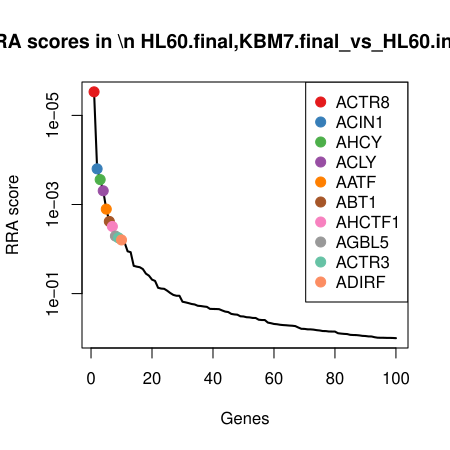

The script that drew this image:
pdf(file='output.pdf',width=4.5,height=4.5);
gstable=read.table('output.gene_summary.txt',header=T)
# 
#
# parameters
# Do not modify the variables beginning with "__"

# gstablename='__GENE_SUMMARY_FILE__'
startindex=3
# outputfile='__OUTPUT_FILE__'
targetgenelist=c("ACTR8","ACIN1","AHCY","ACLY","AATF","ABT1","AHCTF1","AGBL5","ACTR3","ADIRF")
# samplelabel=sub('.\\w+.\\w+$','',colnames(gstable)[startindex]);
samplelabel='HL60.final,KBM7.final_vs_HL60.initial,KBM7.initial neg.'


# You need to write some codes in front of this code:
# gstable=read.table(gstablename,header=T)
# pdf(file=outputfile,width=6,height=6)


# set up color using RColorBrewer
#library(RColorBrewer)
#colors <- brewer.pal(length(targetgenelist), "Set1")

colors=c( "#E41A1C", "#377EB8", "#4DAF4A", "#984EA3", "#FF7F00",  "#A65628", "#F781BF",
          "#999999", "#66C2A5", "#FC8D62", "#8DA0CB", "#E78AC3", "#A6D854", "#FFD92F", "#E5C494", "#B3B3B3", 
          "#8DD3C7", "#FFFFB3", "#BEBADA", "#FB8072", "#80B1D3", "#FDB462", "#B3DE69", "#FCCDE5",
          "#D9D9D9", "#BC80BD", "#CCEBC5", "#FFED6F")

######
# function definition

plotrankedvalues<-function(val, tglist, ...){
  
  plot(val,log='y',ylim=c(max(val),min(val)),type='l',lwd=2, ...)
  if(length(tglist)>0){
    for(i in 1:length(tglist)){
      targetgene=tglist[i];
      tx=which(names(val)==targetgene);ty=val[targetgene];
      points(tx,ty,col=colors[(i %% length(colors)) ],cex=2,pch=20)
      # text(tx+50,ty,targetgene,col=colors[i])
    }
    legend('topright',tglist,pch=20,pt.cex = 2,cex=1,col=colors)
  }
}



plotrandvalues<-function(val,targetgenelist, ...){
  # choose the one with the best distance distribution
  
  mindiffvalue=0;
  randval=val;
  for(i in 1:20){
    randval0=sample(val)
    vindex=sort(which(names(randval0) %in% targetgenelist))
    if(max(vindex)>0.9*length(val)){
      # print('pass...')
      next;
    }
    mindiffind=min(diff(vindex));
    if (mindiffind > mindiffvalue){
      mindiffvalue=mindiffind;
      randval=randval0;
      # print(paste('Diff: ',mindiffvalue))
    }
  }
  plot(randval,log='y',ylim=c(max(randval),min(randval)),pch=20,col='grey', ...)
  
  if(length(targetgenelist)>0){
    for(i in 1:length(targetgenelist)){
      targetgene=targetgenelist[i];
      tx=which(names(randval)==targetgene);ty=randval[targetgene];
      points(tx,ty,col=colors[(i %% length(colors)) ],cex=2,pch=20)
      text(tx+50,ty,targetgene,col=colors[i])
    }
  }
  
}




# set.seed(1235)



pvec=gstable[,startindex]
names(pvec)=gstable[,'id']
pvec=sort(pvec);

plotrankedvalues(pvec,targetgenelist,xlab='Genes',ylab='RRA score',main=paste('Distribution of RRA scores in \\n',samplelabel))

# plotrandvalues(pvec,targetgenelist,xlab='Genes',ylab='RRA score',main=paste('Distribution of RRA scores in \\n',samplelabel))


pvec=gstable[,startindex+1]
names(pvec)=gstable[,'id']
pvec=sort(pvec);

plotrankedvalues(pvec,targetgenelist,xlab='Genes',ylab='p value',main=paste('Distribution of p values in \\n',samplelabel))

# plotrandvalues(pvec,targetgenelist,xlab='Genes',ylab='p value',main=paste('Distribution of p values in \\n',samplelabel))



# you need to write after this code:
# dev.off()






# parameters
# Do not modify the variables beginning with "__"
targetmat=list(c(2484.0819660289676,2349.578527705573,2172.7843657481662,910.9126552363929),c(992.1629154257711,1005.1862786707138,743.8190381001997,200.26346063614164),c(1267.0287897733551,1156.1418152202027,251.09412821363824,42.34141739164138),c(1500.738276518092,1315.977089213779,800.5991173444897,1476.2277955464156),c(1925.5309914189038,2054.7712445618654,194.94493873872918,235.16652091844063),c(351.29916561001374,781.4168950797068,227.75120674654121,624.2498158686586),c(1719.74905340467,1006.9622261595313,356.45271970026533,222.0063506480656),c(903.9706562768137,1445.6212558974576,1482.5909580453515,1055.1023468944147),c(651.152846716469,1081.552020689867,576.0023594448536,1072.2677863775127),c(285.1549712482957,408.46792242802854,99.0496937928171,44.630142656054424))
targetgene="ACTR8"
collabel=c("HL60.initial","KBM7.initial","HL60.final","KBM7.final")

# set up color using RColorBrewer
#library(RColorBrewer)
#colors <- brewer.pal(length(targetgenelist), "Set1")

colors=c( "#E41A1C", "#377EB8", "#4DAF4A", "#984EA3", "#FF7F00",  "#A65628", "#F781BF",
          "#999999", "#66C2A5", "#FC8D62", "#8DA0CB", "#E78AC3", "#A6D854", "#FFD92F", "#E5C494", "#B3B3B3", 
          "#8DD3C7", "#FFFFB3", "#BEBADA", "#FB8072", "#80B1D3", "#FDB462", "#B3DE69", "#FCCDE5",
          "#D9D9D9", "#BC80BD", "#CCEBC5", "#FFED6F")


## code

targetmatvec=unlist(targetmat)+1
yrange=range(targetmatvec[targetmatvec>0]);
# yrange[1]=1; # set the minimum value to 1
for(i in 1:length(targetmat)){
  vali=targetmat[[i]]+1;
  if(i==1){
    plot(1:length(vali),vali,type='b',las=1,pch=20,main=paste('sgRNAs in',targetgene),ylab='Read counts',xlab='Samples',xlim=c(0.7,length(vali)+0.3),ylim = yrange,col=colors[(i %% length(colors))],xaxt='n',log='y')
    axis(1,at=1:length(vali),labels=(collabel),las=2)
    # lines(0:100,rep(1,101),col='black');
  }else{
    lines(1:length(vali),vali,type='b',pch=20,col=colors[(i %% length(colors))])
  }
}




# parameters
# Do not modify the variables beginning with "__"
targetmat=list(c(561.4907165816957,824.0396348113272,428.37415340969943,579.047491896501),c(3424.79939695118,3818.2871009576584,1992.3498917052,690.0506672205338),c(846.6456878299913,985.6508562937211,335.0024675413113,415.97581680707134),c(2432.636481525409,2122.257249136931,1067.465489792653,155.6333179800872),c(1308.1851773762019,2186.1913587343615,1482.5909580453515,997.3120339679854),c(405.68439208520414,268.16807081144486,170.34023773287015,109.85881269182627),c(640.8637498157573,559.4234589775174,711.6436598617687,632.2603542941043),c(946.5969148654764,470.6260845366416,663.0651476194316,457.74505288260946),c(246.9383256170808,177.59474888175154,28.39003962214503,0.0),c(568.8400715107754,612.7018836420428,564.0154538266146,270.64176251684285))
targetgene="ACIN1"
collabel=c("HL60.initial","KBM7.initial","HL60.final","KBM7.final")

# set up color using RColorBrewer
#library(RColorBrewer)
#colors <- brewer.pal(length(targetgenelist), "Set1")

colors=c( "#E41A1C", "#377EB8", "#4DAF4A", "#984EA3", "#FF7F00",  "#A65628", "#F781BF",
          "#999999", "#66C2A5", "#FC8D62", "#8DA0CB", "#E78AC3", "#A6D854", "#FFD92F", "#E5C494", "#B3B3B3", 
          "#8DD3C7", "#FFFFB3", "#BEBADA", "#FB8072", "#80B1D3", "#FDB462", "#B3DE69", "#FCCDE5",
          "#D9D9D9", "#BC80BD", "#CCEBC5", "#FFED6F")


## code

targetmatvec=unlist(targetmat)+1
yrange=range(targetmatvec[targetmatvec>0]);
# yrange[1]=1; # set the minimum value to 1
for(i in 1:length(targetmat)){
  vali=targetmat[[i]]+1;
  if(i==1){
    plot(1:length(vali),vali,type='b',las=1,pch=20,main=paste('sgRNAs in',targetgene),ylab='Read counts',xlab='Samples',xlim=c(0.7,length(vali)+0.3),ylim = yrange,col=colors[(i %% length(colors))],xaxt='n',log='y')
    axis(1,at=1:length(vali),labels=(collabel),las=2)
    # lines(0:100,rep(1,101),col='black');
  }else{
    lines(1:length(vali),vali,type='b',pch=20,col=colors[(i %% length(colors))])
  }
}




# parameters
# Do not modify the variables beginning with "__"
targetmat=list(c(301.3235520922712,657.1005708624807,228.38209651592223,137.32351586478285),c(1142.0897559789987,1099.311495578042,112.92926871919911,100.70391163417409),c(789.3207193831689,671.3081507730209,723.6305654800077,588.7745742702564),c(392.45555321286054,412.0198174056636,334.37157777193033,213.99581222261992),c(2009.3136376104133,2235.917888421252,2437.1271791188055,1937.9781176417478),c(1071.5359486598327,406.69197493921104,645.4002340767636,349.602784139093),c(61.7345814042702,218.44154112455442,614.4866353770946,452.5954210376801),c(651.152846716469,879.0940069646701,237.21455328725622,18.88198343140764),c(1625.6773103124485,1410.1023061211074,2146.286995434164,1986.613529510525),c(1053.8974968300413,882.6459019423052,106.6203710253891,105.85354347910344))
targetgene="AHCY"
collabel=c("HL60.initial","KBM7.initial","HL60.final","KBM7.final")

# set up color using RColorBrewer
#library(RColorBrewer)
#colors <- brewer.pal(length(targetgenelist), "Set1")

colors=c( "#E41A1C", "#377EB8", "#4DAF4A", "#984EA3", "#FF7F00",  "#A65628", "#F781BF",
          "#999999", "#66C2A5", "#FC8D62", "#8DA0CB", "#E78AC3", "#A6D854", "#FFD92F", "#E5C494", "#B3B3B3", 
          "#8DD3C7", "#FFFFB3", "#BEBADA", "#FB8072", "#80B1D3", "#FDB462", "#B3DE69", "#FCCDE5",
          "#D9D9D9", "#BC80BD", "#CCEBC5", "#FFED6F")


## code

targetmatvec=unlist(targetmat)+1
yrange=range(targetmatvec[targetmatvec>0]);
# yrange[1]=1; # set the minimum value to 1
for(i in 1:length(targetmat)){
  vali=targetmat[[i]]+1;
  if(i==1){
    plot(1:length(vali),vali,type='b',las=1,pch=20,main=paste('sgRNAs in',targetgene),ylab='Read counts',xlab='Samples',xlim=c(0.7,length(vali)+0.3),ylim = yrange,col=colors[(i %% length(colors))],xaxt='n',log='y')
    axis(1,at=1:length(vali),labels=(collabel),las=2)
    # lines(0:100,rep(1,101),col='black');
  }else{
    lines(1:length(vali),vali,type='b',pch=20,col=colors[(i %% length(colors))])
  }
}




# parameters
# Do not modify the variables beginning with "__"
targetmat=list(c(1268.498660759171,1411.8782536099247,1136.2324746551822,603.6512884889412),c(327.78122983695846,454.642557137284,51.73296108924205,24.031615276336996),c(132.28838872343613,241.5288584791821,123.02350502929512,65.80085135187511),c(495.34652221997754,586.0626713097802,279.4841678357833,243.74924065998954),c(1009.8013672555626,1102.8633905556771,1237.174837756142,1004.7503910773278),c(877.5129785321263,715.7068379934587,538.1489732819936,594.496387431289),c(1594.8100196103135,1108.1912330221296,605.6541786057605,127.59643349102738),c(314.5523909646148,252.1845434120872,88.95545748272109,359.9020478289517),c(512.984974049769,269.94401830026237,205.67006481820619,126.45207085882086),c(761.3931706526657,475.9539270030942,559.5992254409475,596.7851126957021))
targetgene="ACLY"
collabel=c("HL60.initial","KBM7.initial","HL60.final","KBM7.final")

# set up color using RColorBrewer
#library(RColorBrewer)
#colors <- brewer.pal(length(targetgenelist), "Set1")

colors=c( "#E41A1C", "#377EB8", "#4DAF4A", "#984EA3", "#FF7F00",  "#A65628", "#F781BF",
          "#999999", "#66C2A5", "#FC8D62", "#8DA0CB", "#E78AC3", "#A6D854", "#FFD92F", "#E5C494", "#B3B3B3", 
          "#8DD3C7", "#FFFFB3", "#BEBADA", "#FB8072", "#80B1D3", "#FDB462", "#B3DE69", "#FCCDE5",
          "#D9D9D9", "#BC80BD", "#CCEBC5", "#FFED6F")


## code

targetmatvec=unlist(targetmat)+1
yrange=range(targetmatvec[targetmatvec>0]);
# yrange[1]=1; # set the minimum value to 1
for(i in 1:length(targetmat)){
  vali=targetmat[[i]]+1;
  if(i==1){
    plot(1:length(vali),vali,type='b',las=1,pch=20,main=paste('sgRNAs in',targetgene),ylab='Read counts',xlab='Samples',xlim=c(0.7,length(vali)+0.3),ylim = yrange,col=colors[(i %% length(colors))],xaxt='n',log='y')
    axis(1,at=1:length(vali),labels=(collabel),las=2)
    # lines(0:100,rep(1,101),col='black');
  }else{
    lines(1:length(vali),vali,type='b',pch=20,col=colors[(i %% length(colors))])
  }
}




# parameters
# Do not modify the variables beginning with "__"
targetmat=list(c(659.9720726313648,809.832054900787,880.7221180558769,802.1982051767731),c(724.6463960072668,1086.8798631563195,695.2405258578626,307.26136674745163),c(836.3565909292796,1289.3378768815162,468.75109865008346,177.94838930811443),c(367.46774645398926,571.85509139924,300.30353022535627,116.72498848506541),c(518.8644579930328,632.2373060190355,627.7353205340956,308.9779106957614),c(405.68439208520414,259.28833336735727,324.27734146183434,166.5047629860492),c(2096.0360257735547,1960.6460276545372,1573.4390848362154,629.9716290296913),c(277.8056163192159,435.1071347602913,182.32714335110919,0.0),c(995.1026573974029,477.7298744919117,728.0467938656747,275.21921304566894),c(2185.6981559083283,1482.9161531626255,1741.8866532609427,1862.4501839161173))
targetgene="AATF"
collabel=c("HL60.initial","KBM7.initial","HL60.final","KBM7.final")

# set up color using RColorBrewer
#library(RColorBrewer)
#colors <- brewer.pal(length(targetgenelist), "Set1")

colors=c( "#E41A1C", "#377EB8", "#4DAF4A", "#984EA3", "#FF7F00",  "#A65628", "#F781BF",
          "#999999", "#66C2A5", "#FC8D62", "#8DA0CB", "#E78AC3", "#A6D854", "#FFD92F", "#E5C494", "#B3B3B3", 
          "#8DD3C7", "#FFFFB3", "#BEBADA", "#FB8072", "#80B1D3", "#FDB462", "#B3DE69", "#FCCDE5",
          "#D9D9D9", "#BC80BD", "#CCEBC5", "#FFED6F")


## code

targetmatvec=unlist(targetmat)+1
yrange=range(targetmatvec[targetmatvec>0]);
# yrange[1]=1; # set the minimum value to 1
for(i in 1:length(targetmat)){
  vali=targetmat[[i]]+1;
  if(i==1){
    plot(1:length(vali),vali,type='b',las=1,pch=20,main=paste('sgRNAs in',targetgene),ylab='Read counts',xlab='Samples',xlim=c(0.7,length(vali)+0.3),ylim = yrange,col=colors[(i %% length(colors))],xaxt='n',log='y')
    axis(1,at=1:length(vali),labels=(collabel),las=2)
    # lines(0:100,rep(1,101),col='black');
  }else{
    lines(1:length(vali),vali,type='b',pch=20,col=colors[(i %% length(colors))])
  }
}




# parameters
# Do not modify the variables beginning with "__"
targetmat=list(c(487.9971672908978,367.6211301852257,312.2904358435953,441.15179471561487),c(358.6485205390935,394.2603425174884,593.0363832181406,268.35303725242983),c(1743.266989177725,1980.1814500315297,837.1907239685878,281.5132075228048),c(1597.7497615819454,1465.1566782744503,1065.57282048451,992.7345834391593),c(119.05954985109253,378.2768151181308,185.48159219801417,128.7407961232339),c(986.2834314825072,745.8979453033566,328.0626800781203,302.11173490252224),c(523.2740709504807,694.3954681276485,336.89513684945433,597.9294753279087),c(1562.4728579223624,763.6574201915316,422.0652557158894,220.28980669975581),c(30.8672907021351,179.37069637056908,238.47633282601822,184.81456510135357),c(339.5401977234861,447.5387671820139,310.3977665354523,205.98527379717427))
targetgene="ABT1"
collabel=c("HL60.initial","KBM7.initial","HL60.final","KBM7.final")

# set up color using RColorBrewer
#library(RColorBrewer)
#colors <- brewer.pal(length(targetgenelist), "Set1")

colors=c( "#E41A1C", "#377EB8", "#4DAF4A", "#984EA3", "#FF7F00",  "#A65628", "#F781BF",
          "#999999", "#66C2A5", "#FC8D62", "#8DA0CB", "#E78AC3", "#A6D854", "#FFD92F", "#E5C494", "#B3B3B3", 
          "#8DD3C7", "#FFFFB3", "#BEBADA", "#FB8072", "#80B1D3", "#FDB462", "#B3DE69", "#FCCDE5",
          "#D9D9D9", "#BC80BD", "#CCEBC5", "#FFED6F")


## code

targetmatvec=unlist(targetmat)+1
yrange=range(targetmatvec[targetmatvec>0]);
# yrange[1]=1; # set the minimum value to 1
for(i in 1:length(targetmat)){
  vali=targetmat[[i]]+1;
  if(i==1){
    plot(1:length(vali),vali,type='b',las=1,pch=20,main=paste('sgRNAs in',targetgene),ylab='Read counts',xlab='Samples',xlim=c(0.7,length(vali)+0.3),ylim = yrange,col=colors[(i %% length(colors))],xaxt='n',log='y')
    axis(1,at=1:length(vali),labels=(collabel),las=2)
    # lines(0:100,rep(1,101),col='black');
  }else{
    lines(1:length(vali),vali,type='b',pch=20,col=colors[(i %% length(colors))])
  }
}




# parameters
# Do not modify the variables beginning with "__"
targetmat=list(c(196.96271209933826,301.9110730989776,423.9579250240324,34.33087896619571),c(1106.8128523194157,1056.6887558464218,1743.1484327997048,807.3478370217025),c(748.1643317803222,488.3855594248168,239.73811236478022,477.77139894622366),c(1095.053884432888,882.6459019423052,837.8216137379688,365.05167967388104),c(677.6105244611563,316.11865300951774,613.8557456077136,819.3636446598709),c(1078.8853035889126,1609.008424868669,348.88204246769334,193.96946615900578),c(1437.533824128006,1095.759600600407,320.4920028455483,161.35513114111984),c(845.1758168441753,660.6524658401157,541.3034221288985,640.8430740356532),c(551.2016196809839,740.570102836904,1103.42620664737,622.5332719203489),c(601.1772331987264,900.4053768304803,735.6174710982467,754.1349746240991))
targetgene="AHCTF1"
collabel=c("HL60.initial","KBM7.initial","HL60.final","KBM7.final")

# set up color using RColorBrewer
#library(RColorBrewer)
#colors <- brewer.pal(length(targetgenelist), "Set1")

colors=c( "#E41A1C", "#377EB8", "#4DAF4A", "#984EA3", "#FF7F00",  "#A65628", "#F781BF",
          "#999999", "#66C2A5", "#FC8D62", "#8DA0CB", "#E78AC3", "#A6D854", "#FFD92F", "#E5C494", "#B3B3B3", 
          "#8DD3C7", "#FFFFB3", "#BEBADA", "#FB8072", "#80B1D3", "#FDB462", "#B3DE69", "#FCCDE5",
          "#D9D9D9", "#BC80BD", "#CCEBC5", "#FFED6F")


## code

targetmatvec=unlist(targetmat)+1
yrange=range(targetmatvec[targetmatvec>0]);
# yrange[1]=1; # set the minimum value to 1
for(i in 1:length(targetmat)){
  vali=targetmat[[i]]+1;
  if(i==1){
    plot(1:length(vali),vali,type='b',las=1,pch=20,main=paste('sgRNAs in',targetgene),ylab='Read counts',xlab='Samples',xlim=c(0.7,length(vali)+0.3),ylim = yrange,col=colors[(i %% length(colors))],xaxt='n',log='y')
    axis(1,at=1:length(vali),labels=(collabel),las=2)
    # lines(0:100,rep(1,101),col='black');
  }else{
    lines(1:length(vali),vali,type='b',pch=20,col=colors[(i %% length(colors))])
  }
}




# parameters
# Do not modify the variables beginning with "__"
targetmat=list(c(640.8637498157573,602.0461987091378,307.2433176885473,192.82510352679924),c(354.23890758164566,280.5997032331675,204.4082852794442,275.79139436177223),c(779.0316224824572,932.3724316291956,778.5179754161547,905.1908420753603),c(624.6951689717818,554.0956165110648,370.96318439602834,558.4489645167836),c(1133.270530064103,1394.1187787217498,639.0913363829536,1131.2024619361487),c(423.32284391499564,412.0198174056636,224.59675789963623,426.84726181303336),c(296.91393913482335,829.3674772777797,489.5704610396565,1233.0507362025292),c(684.959879390236,546.9918265557948,394.30610586312537,566.4595029422292),c(440.96129574478715,630.461358530218,434.6830511035094,457.1728715665062),c(1108.2827233052317,1969.5257650986248,1066.2037102538911,1333.7546478367033))
targetgene="AGBL5"
collabel=c("HL60.initial","KBM7.initial","HL60.final","KBM7.final")

# set up color using RColorBrewer
#library(RColorBrewer)
#colors <- brewer.pal(length(targetgenelist), "Set1")

colors=c( "#E41A1C", "#377EB8", "#4DAF4A", "#984EA3", "#FF7F00",  "#A65628", "#F781BF",
          "#999999", "#66C2A5", "#FC8D62", "#8DA0CB", "#E78AC3", "#A6D854", "#FFD92F", "#E5C494", "#B3B3B3", 
          "#8DD3C7", "#FFFFB3", "#BEBADA", "#FB8072", "#80B1D3", "#FDB462", "#B3DE69", "#FCCDE5",
          "#D9D9D9", "#BC80BD", "#CCEBC5", "#FFED6F")


## code

targetmatvec=unlist(targetmat)+1
yrange=range(targetmatvec[targetmatvec>0]);
# yrange[1]=1; # set the minimum value to 1
for(i in 1:length(targetmat)){
  vali=targetmat[[i]]+1;
  if(i==1){
    plot(1:length(vali),vali,type='b',las=1,pch=20,main=paste('sgRNAs in',targetgene),ylab='Read counts',xlab='Samples',xlim=c(0.7,length(vali)+0.3),ylim = yrange,col=colors[(i %% length(colors))],xaxt='n',log='y')
    axis(1,at=1:length(vali),labels=(collabel),las=2)
    # lines(0:100,rep(1,101),col='black');
  }else{
    lines(1:length(vali),vali,type='b',pch=20,col=colors[(i %% length(colors))])
  }
}




# parameters
# Do not modify the variables beginning with "__"
targetmat=list(c(1024.500077113722,1362.1517239230343,883.8765669027819,396.52165205956044),c(1147.9692399222624,1046.0330709135167,811.3242434239668,186.53110904966337),c(1317.0044032910976,1179.2291325748304,1340.6407599346262,1059.1076161071376),c(895.1514303619178,824.0396348113272,700.2876440129107,571.0369534710553),c(952.4763988087402,1093.9836531115895,1239.067507064285,1457.9179934311112),c(770.2123965675615,548.7677740446123,752.6514948715337,367.91258625439735),c(85.25251717732552,635.7892009966705,181.0653638123472,624.2498158686586),c(721.706654035635,768.9852626579842,584.8348162161876,888.5975839083657),c(542.3823937660882,776.0890526132542,418.2799170996034,466.89995394026164),c(2170.9994460501684,2250.125468331792,1406.2532959502503,1163.8167969540345))
targetgene="ACTR3"
collabel=c("HL60.initial","KBM7.initial","HL60.final","KBM7.final")

# set up color using RColorBrewer
#library(RColorBrewer)
#colors <- brewer.pal(length(targetgenelist), "Set1")

colors=c( "#E41A1C", "#377EB8", "#4DAF4A", "#984EA3", "#FF7F00",  "#A65628", "#F781BF",
          "#999999", "#66C2A5", "#FC8D62", "#8DA0CB", "#E78AC3", "#A6D854", "#FFD92F", "#E5C494", "#B3B3B3", 
          "#8DD3C7", "#FFFFB3", "#BEBADA", "#FB8072", "#80B1D3", "#FDB462", "#B3DE69", "#FCCDE5",
          "#D9D9D9", "#BC80BD", "#CCEBC5", "#FFED6F")


## code

targetmatvec=unlist(targetmat)+1
yrange=range(targetmatvec[targetmatvec>0]);
# yrange[1]=1; # set the minimum value to 1
for(i in 1:length(targetmat)){
  vali=targetmat[[i]]+1;
  if(i==1){
    plot(1:length(vali),vali,type='b',las=1,pch=20,main=paste('sgRNAs in',targetgene),ylab='Read counts',xlab='Samples',xlim=c(0.7,length(vali)+0.3),ylim = yrange,col=colors[(i %% length(colors))],xaxt='n',log='y')
    axis(1,at=1:length(vali),labels=(collabel),las=2)
    # lines(0:100,rep(1,101),col='black');
  }else{
    lines(1:length(vali),vali,type='b',pch=20,col=colors[(i %% length(colors))])
  }
}




# parameters
# Do not modify the variables beginning with "__"
targetmat=list(c(492.4067802483456,221.99343610218943,309.7668767660713,102.99263689858714),c(243.9985836454489,239.7529109903646,130.59418226186713,174.51530141149487),c(734.9354929079785,673.0840982618383,620.7955330709046,470.9052231529845),c(1074.4756906314647,950.1319065173708,1100.902647569846,743.8357109342404),c(702.5983312200275,1010.5141211371663,1291.4313579229083,1017.3383800315995),c(1647.7253750996879,760.1055252138966,685.7771793171477,608.2287390177673),c(951.0065278229242,864.8864270541301,606.9159581445226,769.0116888427839),c(435.0818118015233,435.1071347602913,275.69882921949727,339.8757017653375),c(89.66213013477338,209.56180368046682,208.8245136651112,304.4004601669353),c(1328.7633711776252,1571.7135276035012,1122.983789498181,1356.6419004808338))
targetgene="ADIRF"
collabel=c("HL60.initial","KBM7.initial","HL60.final","KBM7.final")

# set up color using RColorBrewer
#library(RColorBrewer)
#colors <- brewer.pal(length(targetgenelist), "Set1")

colors=c( "#E41A1C", "#377EB8", "#4DAF4A", "#984EA3", "#FF7F00",  "#A65628", "#F781BF",
          "#999999", "#66C2A5", "#FC8D62", "#8DA0CB", "#E78AC3", "#A6D854", "#FFD92F", "#E5C494", "#B3B3B3", 
          "#8DD3C7", "#FFFFB3", "#BEBADA", "#FB8072", "#80B1D3", "#FDB462", "#B3DE69", "#FCCDE5",
          "#D9D9D9", "#BC80BD", "#CCEBC5", "#FFED6F")


## code

targetmatvec=unlist(targetmat)+1
yrange=range(targetmatvec[targetmatvec>0]);
# yrange[1]=1; # set the minimum value to 1
for(i in 1:length(targetmat)){
  vali=targetmat[[i]]+1;
  if(i==1){
    plot(1:length(vali),vali,type='b',las=1,pch=20,main=paste('sgRNAs in',targetgene),ylab='Read counts',xlab='Samples',xlim=c(0.7,length(vali)+0.3),ylim = yrange,col=colors[(i %% length(colors))],xaxt='n',log='y')
    axis(1,at=1:length(vali),labels=(collabel),las=2)
    # lines(0:100,rep(1,101),col='black');
  }else{
    lines(1:length(vali),vali,type='b',pch=20,col=colors[(i %% length(colors))])
  }
}



# 
#
# parameters
# Do not modify the variables beginning with "__"

# gstablename='__GENE_SUMMARY_FILE__'
startindex=9
# outputfile='__OUTPUT_FILE__'
targetgenelist=c("ACRC","AGAP3","AGTPBP1","ADCK3","ABCB8","ADNP","ADCK1","ADRBK1","ADCK4","ADRA1A")
# samplelabel=sub('.\\w+.\\w+$','',colnames(gstable)[startindex]);
samplelabel='HL60.final,KBM7.final_vs_HL60.initial,KBM7.initial pos.'


# You need to write some codes in front of this code:
# gstable=read.table(gstablename,header=T)
# pdf(file=outputfile,width=6,height=6)


# set up color using RColorBrewer
#library(RColorBrewer)
#colors <- brewer.pal(length(targetgenelist), "Set1")

colors=c( "#E41A1C", "#377EB8", "#4DAF4A", "#984EA3", "#FF7F00",  "#A65628", "#F781BF",
          "#999999", "#66C2A5", "#FC8D62", "#8DA0CB", "#E78AC3", "#A6D854", "#FFD92F", "#E5C494", "#B3B3B3", 
          "#8DD3C7", "#FFFFB3", "#BEBADA", "#FB8072", "#80B1D3", "#FDB462", "#B3DE69", "#FCCDE5",
          "#D9D9D9", "#BC80BD", "#CCEBC5", "#FFED6F")

######
# function definition

plotrankedvalues<-function(val, tglist, ...){
  
  plot(val,log='y',ylim=c(max(val),min(val)),type='l',lwd=2, ...)
  if(length(tglist)>0){
    for(i in 1:length(tglist)){
      targetgene=tglist[i];
      tx=which(names(val)==targetgene);ty=val[targetgene];
      points(tx,ty,col=colors[(i %% length(colors)) ],cex=2,pch=20)
      # text(tx+50,ty,targetgene,col=colors[i])
    }
    legend('topright',tglist,pch=20,pt.cex = 2,cex=1,col=colors)
  }
}



plotrandvalues<-function(val,targetgenelist, ...){
  # choose the one with the best distance distribution
  
  mindiffvalue=0;
  randval=val;
  for(i in 1:20){
    randval0=sample(val)
    vindex=sort(which(names(randval0) %in% targetgenelist))
    if(max(vindex)>0.9*length(val)){
      # print('pass...')
      next;
    }
    mindiffind=min(diff(vindex));
    if (mindiffind > mindiffvalue){
      mindiffvalue=mindiffind;
      randval=randval0;
      # print(paste('Diff: ',mindiffvalue))
    }
  }
  plot(randval,log='y',ylim=c(max(randval),min(randval)),pch=20,col='grey', ...)
  
  if(length(targetgenelist)>0){
    for(i in 1:length(targetgenelist)){
      targetgene=targetgenelist[i];
      tx=which(names(randval)==targetgene);ty=randval[targetgene];
      points(tx,ty,col=colors[(i %% length(colors)) ],cex=2,pch=20)
      text(tx+50,ty,targetgene,col=colors[i])
    }
  }
  
}




# set.seed(1235)



pvec=gstable[,startindex]
names(pvec)=gstable[,'id']
pvec=sort(pvec);

plotrankedvalues(pvec,targetgenelist,xlab='Genes',ylab='RRA score',main=paste('Distribution of RRA scores in \\n',samplelabel))

# plotrandvalues(pvec,targetgenelist,xlab='Genes',ylab='RRA score',main=paste('Distribution of RRA scores in \\n',samplelabel))


pvec=gstable[,startindex+1]
names(pvec)=gstable[,'id']
pvec=sort(pvec);

plotrankedvalues(pvec,targetgenelist,xlab='Genes',ylab='p value',main=paste('Distribution of p values in \\n',samplelabel))

# plotrandvalues(pvec,targetgenelist,xlab='Genes',ylab='p value',main=paste('Distribution of p values in \\n',samplelabel))



# you need to write after this code:
# dev.off()






# parameters
# Do not modify the variables beginning with "__"
targetmat=list(c(461.5394895462105,502.5931393353569,445.40817718298644,889.1697652244688),c(76.43329126242978,90.5733219296933,447.30084649112945,357.0411412484354),c(258.6972935036084,685.515730683561,533.7327448963265,560.7376897811967),c(232.23961575892122,681.9638357059259,275.69882921949727,467.47213525636494),c(1393.4376945535273,1472.2604682297203,1039.706339939889,532.7008052921368),c(2395.88970688001,2441.927797124084,2462.9936596634266,2461.5240218762324),c(495.34652221997754,605.5980936867728,1159.575396122279,1617.5565806239213),c(682.0201374186041,822.2636873225097,1572.1773052974536,1333.7546478367033),c(961.2956247236359,1097.5355480892247,959.5833392285019,905.1908420753603),c(1940.2297012770634,1289.3378768815162,942.5493154552149,1103.737758763192))
targetgene="ACRC"
collabel=c("HL60.initial","KBM7.initial","HL60.final","KBM7.final")

# set up color using RColorBrewer
#library(RColorBrewer)
#colors <- brewer.pal(length(targetgenelist), "Set1")

colors=c( "#E41A1C", "#377EB8", "#4DAF4A", "#984EA3", "#FF7F00",  "#A65628", "#F781BF",
          "#999999", "#66C2A5", "#FC8D62", "#8DA0CB", "#E78AC3", "#A6D854", "#FFD92F", "#E5C494", "#B3B3B3", 
          "#8DD3C7", "#FFFFB3", "#BEBADA", "#FB8072", "#80B1D3", "#FDB462", "#B3DE69", "#FCCDE5",
          "#D9D9D9", "#BC80BD", "#CCEBC5", "#FFED6F")


## code

targetmatvec=unlist(targetmat)+1
yrange=range(targetmatvec[targetmatvec>0]);
# yrange[1]=1; # set the minimum value to 1
for(i in 1:length(targetmat)){
  vali=targetmat[[i]]+1;
  if(i==1){
    plot(1:length(vali),vali,type='b',las=1,pch=20,main=paste('sgRNAs in',targetgene),ylab='Read counts',xlab='Samples',xlim=c(0.7,length(vali)+0.3),ylim = yrange,col=colors[(i %% length(colors))],xaxt='n',log='y')
    axis(1,at=1:length(vali),labels=(collabel),las=2)
    # lines(0:100,rep(1,101),col='black');
  }else{
    lines(1:length(vali),vali,type='b',pch=20,col=colors[(i %% length(colors))])
  }
}




# parameters
# Do not modify the variables beginning with "__"
targetmat=list(c(1387.5582106102636,1120.6228654438523,1214.4628060584262,1111.1761158725344),c(388.0459402554127,509.69692929062694,933.0859689144999,750.1297054113762),c(326.3113588511425,635.7892009966705,960.8451187672639,615.6670961271097),c(1328.7633711776252,1038.9292809582466,1346.3187678590552,1596.3858719281006),c(352.7690365958297,234.42506852391205,310.3977665354523,429.1359870774464),c(693.7791053051318,678.4119407282909,784.1959833405838,895.4637597016048),c(837.8264619150956,719.2587329710938,374.74852301231437,993.8789460713658),c(365.99787546817333,369.3970776740432,333.74068800254935,746.6966175147567),c(707.0079441774753,635.7892009966705,837.1907239685878,1465.3563505404536),c(486.5272963050818,673.0840982618383,784.8268731099647,734.6808098765882))
targetgene="AGAP3"
collabel=c("HL60.initial","KBM7.initial","HL60.final","KBM7.final")

# set up color using RColorBrewer
#library(RColorBrewer)
#colors <- brewer.pal(length(targetgenelist), "Set1")

colors=c( "#E41A1C", "#377EB8", "#4DAF4A", "#984EA3", "#FF7F00",  "#A65628", "#F781BF",
          "#999999", "#66C2A5", "#FC8D62", "#8DA0CB", "#E78AC3", "#A6D854", "#FFD92F", "#E5C494", "#B3B3B3", 
          "#8DD3C7", "#FFFFB3", "#BEBADA", "#FB8072", "#80B1D3", "#FDB462", "#B3DE69", "#FCCDE5",
          "#D9D9D9", "#BC80BD", "#CCEBC5", "#FFED6F")


## code

targetmatvec=unlist(targetmat)+1
yrange=range(targetmatvec[targetmatvec>0]);
# yrange[1]=1; # set the minimum value to 1
for(i in 1:length(targetmat)){
  vali=targetmat[[i]]+1;
  if(i==1){
    plot(1:length(vali),vali,type='b',las=1,pch=20,main=paste('sgRNAs in',targetgene),ylab='Read counts',xlab='Samples',xlim=c(0.7,length(vali)+0.3),ylim = yrange,col=colors[(i %% length(colors))],xaxt='n',log='y')
    axis(1,at=1:length(vali),labels=(collabel),las=2)
    # lines(0:100,rep(1,101),col='black');
  }else{
    lines(1:length(vali),vali,type='b',pch=20,col=colors[(i %% length(colors))])
  }
}




# parameters
# Do not modify the variables beginning with "__"
targetmat=list(c(780.5014934682732,873.7661644982177,1431.4888867254904,1476.2277955464156),c(1672.7131818585592,903.9572718081154,1204.3685697483302,1508.8421305643014),c(727.5861379788988,445.7628196931964,502.1882564272765,471.47740446908773),c(1988.7354438089899,1243.1632421722609,1431.4888867254904,1579.2204324450026),c(0.0,362.2932877187732,437.83749995041444,382.78930047308216),c(438.02155377315523,340.98191785296297,458.65686233998747,679.751403530675),c(302.7934230780872,335.65407538651044,274.43704968073524,347.8862401907832),c(1175.8967886527657,1147.2620777761151,909.1121576780218,1223.3236538287738),c(157.2761954823074,118.98848175077354,40.37694524038404,603.079107172838),c(655.5624596739169,449.31471467083145,451.71707487679646,516.6797284412454))
targetgene="AGTPBP1"
collabel=c("HL60.initial","KBM7.initial","HL60.final","KBM7.final")

# set up color using RColorBrewer
#library(RColorBrewer)
#colors <- brewer.pal(length(targetgenelist), "Set1")

colors=c( "#E41A1C", "#377EB8", "#4DAF4A", "#984EA3", "#FF7F00",  "#A65628", "#F781BF",
          "#999999", "#66C2A5", "#FC8D62", "#8DA0CB", "#E78AC3", "#A6D854", "#FFD92F", "#E5C494", "#B3B3B3", 
          "#8DD3C7", "#FFFFB3", "#BEBADA", "#FB8072", "#80B1D3", "#FDB462", "#B3DE69", "#FCCDE5",
          "#D9D9D9", "#BC80BD", "#CCEBC5", "#FFED6F")


## code

targetmatvec=unlist(targetmat)+1
yrange=range(targetmatvec[targetmatvec>0]);
# yrange[1]=1; # set the minimum value to 1
for(i in 1:length(targetmat)){
  vali=targetmat[[i]]+1;
  if(i==1){
    plot(1:length(vali),vali,type='b',las=1,pch=20,main=paste('sgRNAs in',targetgene),ylab='Read counts',xlab='Samples',xlim=c(0.7,length(vali)+0.3),ylim = yrange,col=colors[(i %% length(colors))],xaxt='n',log='y')
    axis(1,at=1:length(vali),labels=(collabel),las=2)
    # lines(0:100,rep(1,101),col='black');
  }else{
    lines(1:length(vali),vali,type='b',pch=20,col=colors[(i %% length(colors))])
  }
}




# parameters
# Do not modify the variables beginning with "__"
targetmat=list(c(270.4562613901361,415.57171238329863,434.0521613341284,525.8346294988976),c(263.1069064610563,168.71501143766397,189.2669308143002,231.73343302182104),c(1240.5711120286678,2438.375902146449,1869.9572764452857,2081.5956279836664),c(1115.6320782343114,1063.7925458016919,1343.7952087815313,1829.2636675821282),c(2312.1070606885005,1088.655810645137,1301.5255942330043,1652.45964090622),c(1628.6170522840805,1669.3906394884646,2129.252971660877,2142.2468474906123),c(1208.2339503407168,1010.5141211371663,1032.766552476698,1063.1128853198604),c(724.6463960072668,648.2208334183931,702.8112030904347,999.6007592323984),c(2275.3602860431015,2228.814098465982,2932.3756480828906,2994.2248271683693),c(558.5509746100637,838.2472147218673,1063.680151176367,1170.6829727472737))
targetgene="ADCK3"
collabel=c("HL60.initial","KBM7.initial","HL60.final","KBM7.final")

# set up color using RColorBrewer
#library(RColorBrewer)
#colors <- brewer.pal(length(targetgenelist), "Set1")

colors=c( "#E41A1C", "#377EB8", "#4DAF4A", "#984EA3", "#FF7F00",  "#A65628", "#F781BF",
          "#999999", "#66C2A5", "#FC8D62", "#8DA0CB", "#E78AC3", "#A6D854", "#FFD92F", "#E5C494", "#B3B3B3", 
          "#8DD3C7", "#FFFFB3", "#BEBADA", "#FB8072", "#80B1D3", "#FDB462", "#B3DE69", "#FCCDE5",
          "#D9D9D9", "#BC80BD", "#CCEBC5", "#FFED6F")


## code

targetmatvec=unlist(targetmat)+1
yrange=range(targetmatvec[targetmatvec>0]);
# yrange[1]=1; # set the minimum value to 1
for(i in 1:length(targetmat)){
  vali=targetmat[[i]]+1;
  if(i==1){
    plot(1:length(vali),vali,type='b',las=1,pch=20,main=paste('sgRNAs in',targetgene),ylab='Read counts',xlab='Samples',xlim=c(0.7,length(vali)+0.3),ylim = yrange,col=colors[(i %% length(colors))],xaxt='n',log='y')
    axis(1,at=1:length(vali),labels=(collabel),las=2)
    # lines(0:100,rep(1,101),col='black');
  }else{
    lines(1:length(vali),vali,type='b',pch=20,col=colors[(i %% length(colors))])
  }
}




# parameters
# Do not modify the variables beginning with "__"
targetmat=list(c(598.2374912270946,1035.3773859806115,1096.486419184179,1688.5070638207258),c(1206.7640793549008,754.7776827474441,952.6435517653109,616.239277443213),c(146.98709858159572,266.39212332262736,292.7328529927843,247.7545098727124),c(438.02155377315523,399.588184983941,220.8114192833502,275.79139436177223),c(149.92684055322763,259.28833336735727,880.7221180558769,244.89360329219608),c(368.93761743980525,190.02638130347415,700.2876440129107,391.94420153073435),c(943.6571728938444,756.5536302362616,615.1175251464756,1467.6450758048666),c(773.1521385391934,854.2307421212249,638.4604466135726,633.9768982424141),c(1092.114142461256,927.0445891627431,883.2456771334008,1204.4416703973661),c(249.8780675887127,381.8287100957658,630.2588796116196,574.4700413676749))
targetgene="ABCB8"
collabel=c("HL60.initial","KBM7.initial","HL60.final","KBM7.final")

# set up color using RColorBrewer
#library(RColorBrewer)
#colors <- brewer.pal(length(targetgenelist), "Set1")

colors=c( "#E41A1C", "#377EB8", "#4DAF4A", "#984EA3", "#FF7F00",  "#A65628", "#F781BF",
          "#999999", "#66C2A5", "#FC8D62", "#8DA0CB", "#E78AC3", "#A6D854", "#FFD92F", "#E5C494", "#B3B3B3", 
          "#8DD3C7", "#FFFFB3", "#BEBADA", "#FB8072", "#80B1D3", "#FDB462", "#B3DE69", "#FCCDE5",
          "#D9D9D9", "#BC80BD", "#CCEBC5", "#FFED6F")


## code

targetmatvec=unlist(targetmat)+1
yrange=range(targetmatvec[targetmatvec>0]);
# yrange[1]=1; # set the minimum value to 1
for(i in 1:length(targetmat)){
  vali=targetmat[[i]]+1;
  if(i==1){
    plot(1:length(vali),vali,type='b',las=1,pch=20,main=paste('sgRNAs in',targetgene),ylab='Read counts',xlab='Samples',xlim=c(0.7,length(vali)+0.3),ylim = yrange,col=colors[(i %% length(colors))],xaxt='n',log='y')
    axis(1,at=1:length(vali),labels=(collabel),las=2)
    # lines(0:100,rep(1,101),col='black');
  }else{
    lines(1:length(vali),vali,type='b',pch=20,col=colors[(i %% length(colors))])
  }
}




# parameters
# Do not modify the variables beginning with "__"
targetmat=list(c(408.62413405683606,523.9045092011671,483.89245311522745,701.494293542599),c(1805.0015705819953,1434.9655709645526,1712.2348341000356,2152.546111180471),c(3017.64513388016,2642.609863360463,1834.6274493599499,3573.2723190648703),c(1649.1952460855039,783.1928425685244,773.4708572611067,1332.0381038883936),c(959.82575373782,1397.6706736993847,1429.5962174173474,2811.126806015325),c(495.34652221997754,301.9110730989776,336.89513684945433,555.015876620164),c(1491.9190506031964,1331.9606166131366,2087.614246881731,1983.1804416139055),c(429.2023278582595,889.7496918975753,567.8007924429005,1132.9190058844583),c(427.7324568724435,573.6310388880576,655.4944703868597,899.4690289143276),c(690.8393633334998,767.2093151691668,1040.33722970927,993.3067647552625))
targetgene="ADNP"
collabel=c("HL60.initial","KBM7.initial","HL60.final","KBM7.final")

# set up color using RColorBrewer
#library(RColorBrewer)
#colors <- brewer.pal(length(targetgenelist), "Set1")

colors=c( "#E41A1C", "#377EB8", "#4DAF4A", "#984EA3", "#FF7F00",  "#A65628", "#F781BF",
          "#999999", "#66C2A5", "#FC8D62", "#8DA0CB", "#E78AC3", "#A6D854", "#FFD92F", "#E5C494", "#B3B3B3", 
          "#8DD3C7", "#FFFFB3", "#BEBADA", "#FB8072", "#80B1D3", "#FDB462", "#B3DE69", "#FCCDE5",
          "#D9D9D9", "#BC80BD", "#CCEBC5", "#FFED6F")


## code

targetmatvec=unlist(targetmat)+1
yrange=range(targetmatvec[targetmatvec>0]);
# yrange[1]=1; # set the minimum value to 1
for(i in 1:length(targetmat)){
  vali=targetmat[[i]]+1;
  if(i==1){
    plot(1:length(vali),vali,type='b',las=1,pch=20,main=paste('sgRNAs in',targetgene),ylab='Read counts',xlab='Samples',xlim=c(0.7,length(vali)+0.3),ylim = yrange,col=colors[(i %% length(colors))],xaxt='n',log='y')
    axis(1,at=1:length(vali),labels=(collabel),las=2)
    # lines(0:100,rep(1,101),col='black');
  }else{
    lines(1:length(vali),vali,type='b',pch=20,col=colors[(i %% length(colors))])
  }
}




# parameters
# Do not modify the variables beginning with "__"
targetmat=list(c(662.9118146029966,1008.7381736483488,1101.533537339227,1694.8010582978616),c(1547.7741480642028,1965.9738701209897,1869.9572764452857,2353.9539344488194),c(1459.5818889152454,1179.2291325748304,1296.4784760779562,1222.1792911965672),c(1193.5352404825571,1355.0479339677643,1622.0175970785526,1905.9359639399652),c(868.6937526172306,701.4992580829187,720.4761166331027,603.6512884889412),c(798.1399452980647,768.9852626579842,1478.8056194290655,1756.0244591209105),c(1168.5474337236858,907.5091667857504,879.4603385171149,977.8578692204745),c(809.8989131845924,687.2916781723785,678.8373918539567,865.7103312642352),c(1246.4505959719315,753.0017352586266,1301.5255942330043,1264.5207085882087),c(826.0674940285679,797.4004224790644,977.8791425405509,2066.7189137649816))
targetgene="ADCK1"
collabel=c("HL60.initial","KBM7.initial","HL60.final","KBM7.final")

# set up color using RColorBrewer
#library(RColorBrewer)
#colors <- brewer.pal(length(targetgenelist), "Set1")

colors=c( "#E41A1C", "#377EB8", "#4DAF4A", "#984EA3", "#FF7F00",  "#A65628", "#F781BF",
          "#999999", "#66C2A5", "#FC8D62", "#8DA0CB", "#E78AC3", "#A6D854", "#FFD92F", "#E5C494", "#B3B3B3", 
          "#8DD3C7", "#FFFFB3", "#BEBADA", "#FB8072", "#80B1D3", "#FDB462", "#B3DE69", "#FCCDE5",
          "#D9D9D9", "#BC80BD", "#CCEBC5", "#FFED6F")


## code

targetmatvec=unlist(targetmat)+1
yrange=range(targetmatvec[targetmatvec>0]);
# yrange[1]=1; # set the minimum value to 1
for(i in 1:length(targetmat)){
  vali=targetmat[[i]]+1;
  if(i==1){
    plot(1:length(vali),vali,type='b',las=1,pch=20,main=paste('sgRNAs in',targetgene),ylab='Read counts',xlab='Samples',xlim=c(0.7,length(vali)+0.3),ylim = yrange,col=colors[(i %% length(colors))],xaxt='n',log='y')
    axis(1,at=1:length(vali),labels=(collabel),las=2)
    # lines(0:100,rep(1,101),col='black');
  }else{
    lines(1:length(vali),vali,type='b',pch=20,col=colors[(i %% length(colors))])
  }
}




# parameters
# Do not modify the variables beginning with "__"
targetmat=list(c(371.87735941143717,877.3180594758527,2395.4884543396593,1564.9158995424211),c(1109.7525942910477,1138.3823403320275,970.308465307979,999.0285779162951),c(1462.5216308868773,1209.420239884728,1537.4783679814984,1519.14139425416),c(586.4785233405669,987.4268037825386,743.8190381001997,1312.0117578247794),c(1018.6205931704583,717.4827854822763,1070.619938639558,1144.3626322065236),c(1269.9685317449869,1212.9721348623632,1591.1039983788835,1624.9949377332637),c(1321.4140162485455,1795.4829111945082,1478.8056194290655,1237.056005415252),c(908.3802692342615,832.9193722554148,1639.6825106212207,1268.5259778009315),c(923.078979092421,758.3295777250792,1479.4365091984464,1275.964334910274),c(680.5502664327881,634.013253507853,318.5993335374053,631.1159916618979))
targetgene="ADRBK1"
collabel=c("HL60.initial","KBM7.initial","HL60.final","KBM7.final")

# set up color using RColorBrewer
#library(RColorBrewer)
#colors <- brewer.pal(length(targetgenelist), "Set1")

colors=c( "#E41A1C", "#377EB8", "#4DAF4A", "#984EA3", "#FF7F00",  "#A65628", "#F781BF",
          "#999999", "#66C2A5", "#FC8D62", "#8DA0CB", "#E78AC3", "#A6D854", "#FFD92F", "#E5C494", "#B3B3B3", 
          "#8DD3C7", "#FFFFB3", "#BEBADA", "#FB8072", "#80B1D3", "#FDB462", "#B3DE69", "#FCCDE5",
          "#D9D9D9", "#BC80BD", "#CCEBC5", "#FFED6F")


## code

targetmatvec=unlist(targetmat)+1
yrange=range(targetmatvec[targetmatvec>0]);
# yrange[1]=1; # set the minimum value to 1
for(i in 1:length(targetmat)){
  vali=targetmat[[i]]+1;
  if(i==1){
    plot(1:length(vali),vali,type='b',las=1,pch=20,main=paste('sgRNAs in',targetgene),ylab='Read counts',xlab='Samples',xlim=c(0.7,length(vali)+0.3),ylim = yrange,col=colors[(i %% length(colors))],xaxt='n',log='y')
    axis(1,at=1:length(vali),labels=(collabel),las=2)
    # lines(0:100,rep(1,101),col='black');
  }else{
    lines(1:length(vali),vali,type='b',pch=20,col=colors[(i %% length(colors))])
  }
}




# parameters
# Do not modify the variables beginning with "__"
targetmat=list(c(830.4771069860158,864.8864270541301,1349.4732167059603,740.974804353724),c(1481.6299537024847,1994.38902994207,2044.082852794442,1810.9538654668238),c(1234.6916280854039,1299.9935618144214,1357.6747837079133,2232.6514954349277),c(224.89026082984142,188.25043381465665,700.2876440129107,81.24974688666317),c(812.8386551562243,845.3510046771374,946.334654071501,999.6007592323984),c(1978.4463469082782,1751.0842239740703,2659.2003779409174,2851.1794981425537),c(565.9003295391435,776.0890526132542,878.1985589783528,445.72924524444096),c(680.5502664327881,534.5601941340722,550.7667686696135,1025.9210997731484),c(161.68580843975528,333.87812789769293,275.0679394501163,465.18340999195186),c(2523.768482645998,2445.4796921017187,2153.226782897355,1516.8526689897471))
targetgene="ADCK4"
collabel=c("HL60.initial","KBM7.initial","HL60.final","KBM7.final")

# set up color using RColorBrewer
#library(RColorBrewer)
#colors <- brewer.pal(length(targetgenelist), "Set1")

colors=c( "#E41A1C", "#377EB8", "#4DAF4A", "#984EA3", "#FF7F00",  "#A65628", "#F781BF",
          "#999999", "#66C2A5", "#FC8D62", "#8DA0CB", "#E78AC3", "#A6D854", "#FFD92F", "#E5C494", "#B3B3B3", 
          "#8DD3C7", "#FFFFB3", "#BEBADA", "#FB8072", "#80B1D3", "#FDB462", "#B3DE69", "#FCCDE5",
          "#D9D9D9", "#BC80BD", "#CCEBC5", "#FFED6F")


## code

targetmatvec=unlist(targetmat)+1
yrange=range(targetmatvec[targetmatvec>0]);
# yrange[1]=1; # set the minimum value to 1
for(i in 1:length(targetmat)){
  vali=targetmat[[i]]+1;
  if(i==1){
    plot(1:length(vali),vali,type='b',las=1,pch=20,main=paste('sgRNAs in',targetgene),ylab='Read counts',xlab='Samples',xlim=c(0.7,length(vali)+0.3),ylim = yrange,col=colors[(i %% length(colors))],xaxt='n',log='y')
    axis(1,at=1:length(vali),labels=(collabel),las=2)
    # lines(0:100,rep(1,101),col='black');
  }else{
    lines(1:length(vali),vali,type='b',pch=20,col=colors[(i %% length(colors))])
  }
}




# parameters
# Do not modify the variables beginning with "__"
targetmat=list(c(161.68580843975528,230.87317354627703,376.6411923204574,490.3593879004954),c(0.0,0.0,68.13609509314807,184.24238378525033),c(1052.4276258442253,1303.5454567920565,984.8189300037419,1087.1445005961975),c(811.3687841704083,580.7348288433276,739.4028097145327,625.9663598169684),c(1571.2920838372581,1456.2769408303627,1434.0124458030143,1382.3900597054806),c(333.66071378022224,557.6475114886998,632.1515489197626,680.8957661628816),c(1012.7411092271944,983.8749088049036,1008.7927412402199,825.6576391370069),c(567.3702005249594,507.92098180180943,500.2955871191335,370.2013115188104),c(1093.584013447072,934.1483791180132,726.7850143269127,835.9569028268655),c(555.6112326384318,497.26529686890433,957.6906699203589,225.43943854468517))
targetgene="ADRA1A"
collabel=c("HL60.initial","KBM7.initial","HL60.final","KBM7.final")

# set up color using RColorBrewer
#library(RColorBrewer)
#colors <- brewer.pal(length(targetgenelist), "Set1")

colors=c( "#E41A1C", "#377EB8", "#4DAF4A", "#984EA3", "#FF7F00",  "#A65628", "#F781BF",
          "#999999", "#66C2A5", "#FC8D62", "#8DA0CB", "#E78AC3", "#A6D854", "#FFD92F", "#E5C494", "#B3B3B3", 
          "#8DD3C7", "#FFFFB3", "#BEBADA", "#FB8072", "#80B1D3", "#FDB462", "#B3DE69", "#FCCDE5",
          "#D9D9D9", "#BC80BD", "#CCEBC5", "#FFED6F")


## code

targetmatvec=unlist(targetmat)+1
yrange=range(targetmatvec[targetmatvec>0]);
# yrange[1]=1; # set the minimum value to 1
for(i in 1:length(targetmat)){
  vali=targetmat[[i]]+1;
  if(i==1){
    plot(1:length(vali),vali,type='b',las=1,pch=20,main=paste('sgRNAs in',targetgene),ylab='Read counts',xlab='Samples',xlim=c(0.7,length(vali)+0.3),ylim = yrange,col=colors[(i %% length(colors))],xaxt='n',log='y')
    axis(1,at=1:length(vali),labels=(collabel),las=2)
    # lines(0:100,rep(1,101),col='black');
  }else{
    lines(1:length(vali),vali,type='b',pch=20,col=colors[(i %% length(colors))])
  }
}



dev.off()
Sweave("output_summary.Rnw");
library(tools);

texi2dvi("output_summary.tex",pdf=TRUE);
